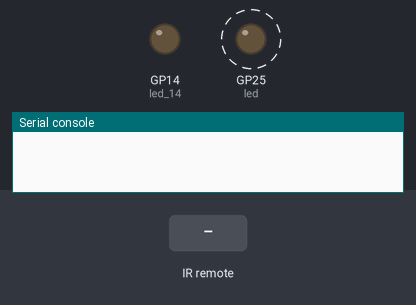
This program was run on a simulated Raspberry Pi Pico running MicroPython. Parts: output pins drawn as LEDs (lit = HIGH), the last lines printed to the serial console. Dashed ring = blinking. The test bench sets the inputs (shaded band).

Above: at 1.2 s.
1.3 s: infrared code 0x45 received
At 1.9 s:
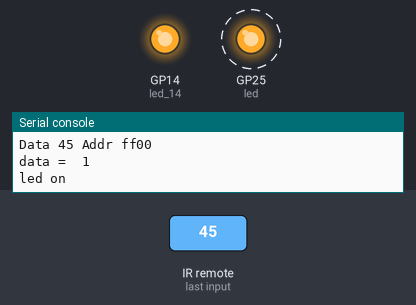
4.3 s: infrared code 0x46 received
At 4.9 s:
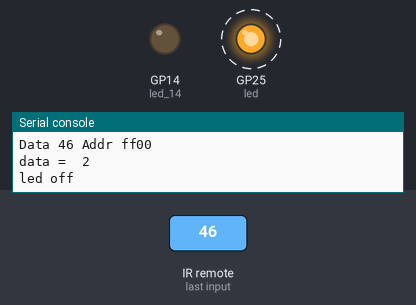
Timing chart, 0 to 13.3 s (numbered marks = the images above; inputs shaded):
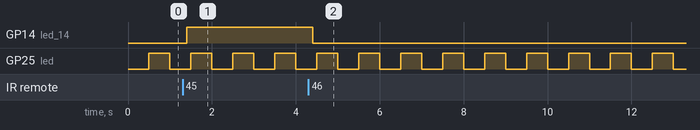

The program:

IR__redlightRecerverNEC16.py
```python
from machine import Pin, Timer
from time import sleep
from ir_rx.nec import NEC_8, NEC_16, SAMSUNG

# 創建LED對象
led=Pin(25, Pin.OUT)
led_14=Pin(14, Pin.OUT)
tim = Timer() # 構建定時器
ir_data= 0

#
def tick(tim):
    led.toggle()

ir_key = {
    0x45: '1',
    0x46: '2',
    0x47: '3',
    0x44: '4',
    0x40: '5',
    0x43: '6',
    0x07: '7',
    0x15: '8',
    0x09: '9',
    0x16: '*',
    0x19: '0',
    0x0D: '#',
    0x0C: '1',
    0x18: 'UP',
    0x5E: '3',
    0x08: 'LEFT',
    0x1C: 'OK',
    0x5A: 'RIGHT',
    0x42: '7',
    0x52: 'DOWN',
    0x4A: '9'
    }

def callback(data, addr, ctrl):
    global ir_data
    print('raw = ',data)
    if data > 0:  # NEC protocol sends repeat codes.
        print('Data {:02x} Addr {:04x}'.format(data, addr))
        print('data = ',ir_key[data])
        ir_data = ir_key[data]

tim.init(period=500, mode=Timer.PERIODIC, callback=tick)
while True:
    sleep(0.1)
    ir = NEC_16(Pin(28, Pin.IN), callback)  #,Pin.PULL_UP
    if int(ir_data) != 0 :
        if  ir_data == '1' :
            led_14.value(1)
            print ('led on')
            ir_data = 0
        elif ir_data == '2':
            led_14.value(0)
            print ('led off')
            ir_data = 0
```

Measured:
- after the input at 1.3 s, GP14 (led_14): LOW → HIGH after 0.10 s
- after the input at 4.3 s, GP14 (led_14): HIGH → LOW after 0.10 s
- by itself, GP25 (led): alternates HIGH for 0.50 s and LOW for 0.50 s
